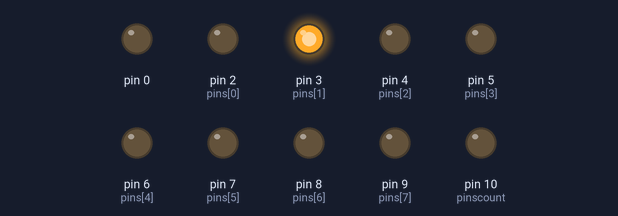
Bench run of a sketch on a simulated Arduino Uno, built with avr-gcc and run on an emulated ATmega328P. Parts: output pins drawn as LEDs (lit = HIGH).

Above: at 0.15 s.
At 0.65 s:
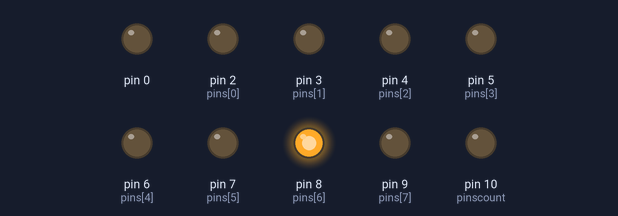
At 1.1 s:
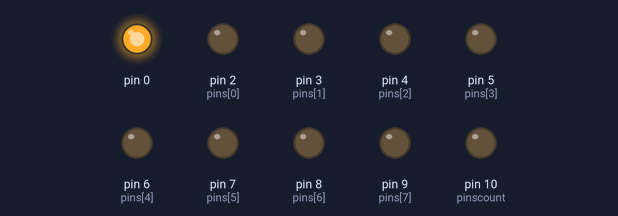
At 2.15 s:
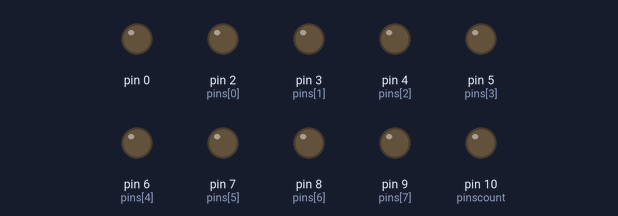
At 3.25 s:
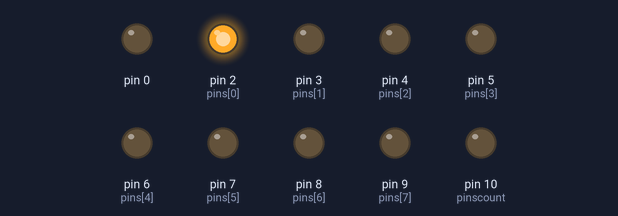
Timing chart, 0 to 4.8 s (numbered marks = the images above):
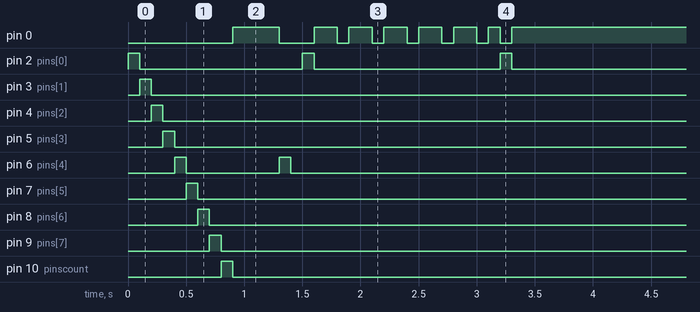

The sketch:

arduino_led_chaser.ino
```cpp
int pinscount=10;
int pins[]={2,3,4,5,6,7,8,9};
void setup()
{
  for(int i=0;i<pinscount;i=i+1)
  {
    pinMode(pins[i], OUTPUT);
  }
}
void loop()
{
  for(int i=0;i<pinscount;i=i+1)
  {
    digitalWrite(pins[i], HIGH);
    delay(100);
    digitalWrite(pins[i], LOW);
   }

for(int i=pinscount-1;i>0;i=i+1)
{
digitalWrite(pins[i], HIGH);
    delay(100);
    digitalWrite(pins[i], LOW);


}
}
```

Measured:
- by itself, pin 0: goes HIGH 0.40 s, LOW 0.30 s, 5 × (HIGH 0.20 s, LOW 0.10 s), HIGH 0.10 s, LOW 0.10 s, then HIGH
- by itself, pin 2 (pins[0]): alternates HIGH for 0.10 s and LOW for 1.5 s, 6 changes in all, then stays LOW
- by itself, pin 3 (pins[1]): LOW → HIGH at 0.10 s, → LOW 0.10 s later
- by itself, pin 4 (pins[2]): LOW → HIGH at 0.20 s, → LOW 0.10 s later
- by itself, pin 5 (pins[3]): LOW → HIGH at 0.30 s, → LOW 0.10 s later
- by itself, pin 6 (pins[4]): alternates HIGH for 0.10 s and LOW for 0.80 s, 4 changes in all, then stays LOW
- by itself, pin 7 (pins[5]): LOW → HIGH at 0.50 s, → LOW 0.10 s later
- by itself, pin 8 (pins[6]): LOW → HIGH at 0.60 s, → LOW 0.10 s later
